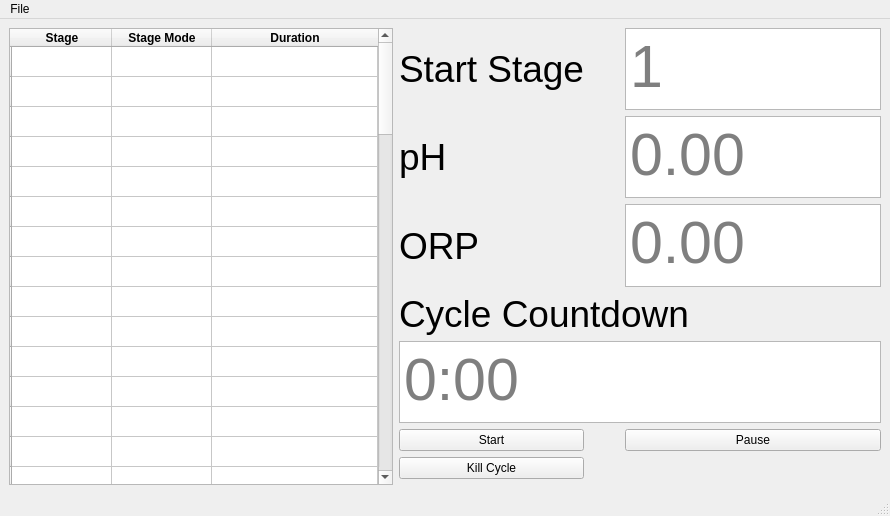
<?xml version="1.0" encoding="UTF-8"?>
<ui version="4.0">
 <class>MainWindow</class>
 <widget class="QMainWindow" name="MainWindow">
  <property name="geometry">
   <rect>
    <x>0</x>
    <y>0</y>
    <width>890</width>
    <height>516</height>
   </rect>
  </property>
  <property name="windowTitle">
   <string>MainWindow</string>
  </property>
  <widget class="QWidget" name="centralwidget">
   <property name="enabled">
    <bool>true</bool>
   </property>
   <property name="layoutDirection">
    <enum>Qt::LeftToRight</enum>
   </property>
   <layout class="QGridLayout" name="gridLayout">
    <item row="1" column="2">
     <widget class="QLabel" name="phLabel">
      <property name="font">
       <font>
        <pointsize>28</pointsize>
       </font>
      </property>
      <property name="text">
       <string>pH </string>
      </property>
     </widget>
    </item>
    <item row="3" column="2" colspan="4">
     <widget class="QLabel" name="CycleCountDownLabel">
      <property name="font">
       <font>
        <pointsize>28</pointsize>
       </font>
      </property>
      <property name="text">
       <string>Cycle Countdown</string>
      </property>
     </widget>
    </item>
    <item row="2" column="4" colspan="2">
     <widget class="QTextBrowser" name="orpTextBrowser">
      <property name="font">
       <font>
        <pointsize>44</pointsize>
       </font>
      </property>
      <property name="placeholderText">
       <string>0.00</string>
      </property>
     </widget>
    </item>
    <item row="4" column="2" colspan="4">
     <widget class="QTextBrowser" name="TimeTextBrowser">
      <property name="font">
       <font>
        <pointsize>44</pointsize>
       </font>
      </property>
      <property name="tabletTracking">
       <bool>true</bool>
      </property>
      <property name="layoutDirection">
       <enum>Qt::RightToLeft</enum>
      </property>
      <property name="midLineWidth">
       <number>0</number>
      </property>
      <property name="tabChangesFocus">
       <bool>false</bool>
      </property>
      <property name="placeholderText">
       <string>0:00</string>
      </property>
     </widget>
    </item>
    <item row="0" column="2">
     <widget class="QLabel" name="StartStageLabel">
      <property name="font">
       <font>
        <pointsize>28</pointsize>
       </font>
      </property>
      <property name="text">
       <string>Start Stage</string>
      </property>
     </widget>
    </item>
    <item row="0" column="1" rowspan="8">
     <widget class="QTableWidget" name="tableWidget">
      <property name="font">
       <font>
        <weight>75</weight>
        <bold>true</bold>
       </font>
      </property>
      <property name="layoutDirection">
       <enum>Qt::LeftToRight</enum>
      </property>
      <property name="sizeAdjustPolicy">
       <enum>QAbstractScrollArea::AdjustToContents</enum>
      </property>
      <property name="showGrid">
       <bool>true</bool>
      </property>
      <property name="gridStyle">
       <enum>Qt::SolidLine</enum>
      </property>
      <property name="sortingEnabled">
       <bool>false</bool>
      </property>
      <attribute name="horizontalHeaderVisible">
       <bool>true</bool>
      </attribute>
      <attribute name="horizontalHeaderCascadingSectionResizes">
       <bool>true</bool>
      </attribute>
      <attribute name="horizontalHeaderStretchLastSection">
       <bool>true</bool>
      </attribute>
      <attribute name="verticalHeaderCascadingSectionResizes">
       <bool>true</bool>
      </attribute>
      <attribute name="verticalHeaderStretchLastSection">
       <bool>true</bool>
      </attribute>
      <row>
       <property name="text">
        <string/>
       </property>
      </row>
      <row>
       <property name="text">
        <string/>
       </property>
      </row>
      <row>
       <property name="text">
        <string/>
       </property>
      </row>
      <row>
       <property name="text">
        <string/>
       </property>
      </row>
      <row>
       <property name="text">
        <string/>
       </property>
      </row>
      <row>
       <property name="text">
        <string/>
       </property>
      </row>
      <row>
       <property name="text">
        <string/>
       </property>
      </row>
      <row>
       <property name="text">
        <string/>
       </property>
      </row>
      <row>
       <property name="text">
        <string/>
       </property>
      </row>
      <row>
       <property name="text">
        <string/>
       </property>
      </row>
      <row>
       <property name="text">
        <string/>
       </property>
      </row>
      <row>
       <property name="text">
        <string/>
       </property>
      </row>
      <row>
       <property name="text">
        <string/>
       </property>
      </row>
      <row>
       <property name="text">
        <string/>
       </property>
      </row>
      <row>
       <property name="text">
        <string/>
       </property>
      </row>
      <row>
       <property name="text">
        <string/>
       </property>
      </row>
      <row>
       <property name="text">
        <string/>
       </property>
      </row>
      <row>
       <property name="text">
        <string/>
       </property>
      </row>
      <row>
       <property name="text">
        <string/>
       </property>
      </row>
      <row>
       <property name="text">
        <string/>
       </property>
      </row>
      <row>
       <property name="text">
        <string/>
       </property>
      </row>
      <row>
       <property name="text">
        <string/>
       </property>
      </row>
      <row>
       <property name="text">
        <string/>
       </property>
      </row>
      <row>
       <property name="text">
        <string/>
       </property>
      </row>
      <row>
       <property name="text">
        <string/>
       </property>
      </row>
      <row>
       <property name="text">
        <string/>
       </property>
      </row>
      <row>
       <property name="text">
        <string/>
       </property>
      </row>
      <row>
       <property name="text">
        <string/>
       </property>
      </row>
      <row>
       <property name="text">
        <string/>
       </property>
      </row>
      <row>
       <property name="text">
        <string/>
       </property>
      </row>
      <row>
       <property name="text">
        <string/>
       </property>
      </row>
      <row>
       <property name="text">
        <string/>
       </property>
      </row>
      <row>
       <property name="text">
        <string/>
       </property>
      </row>
      <row>
       <property name="text">
        <string/>
       </property>
      </row>
      <row>
       <property name="text">
        <string/>
       </property>
      </row>
      <row>
       <property name="text">
        <string/>
       </property>
      </row>
      <row>
       <property name="text">
        <string/>
       </property>
      </row>
      <row>
       <property name="text">
        <string/>
       </property>
      </row>
      <row>
       <property name="text">
        <string/>
       </property>
      </row>
      <row>
       <property name="text">
        <string/>
       </property>
      </row>
      <row>
       <property name="text">
        <string/>
       </property>
      </row>
      <row>
       <property name="text">
        <string/>
       </property>
      </row>
      <row>
       <property name="text">
        <string/>
       </property>
      </row>
      <row>
       <property name="text">
        <string/>
       </property>
      </row>
      <row>
       <property name="text">
        <string/>
       </property>
      </row>
      <row>
       <property name="text">
        <string/>
       </property>
      </row>
      <row>
       <property name="text">
        <string/>
       </property>
      </row>
      <row>
       <property name="text">
        <string/>
       </property>
      </row>
      <row>
       <property name="text">
        <string/>
       </property>
      </row>
      <row>
       <property name="text">
        <string/>
       </property>
      </row>
      <row>
       <property name="text">
        <string/>
       </property>
      </row>
      <row>
       <property name="text">
        <string/>
       </property>
      </row>
      <row>
       <property name="text">
        <string/>
       </property>
      </row>
      <row>
       <property name="text">
        <string/>
       </property>
      </row>
      <row>
       <property name="text">
        <string/>
       </property>
      </row>
      <row>
       <property name="text">
        <string/>
       </property>
      </row>
      <row>
       <property name="text">
        <string/>
       </property>
      </row>
      <row>
       <property name="text">
        <string/>
       </property>
      </row>
      <row>
       <property name="text">
        <string/>
       </property>
      </row>
      <row>
       <property name="text">
        <string/>
       </property>
      </row>
      <row>
       <property name="text">
        <string/>
       </property>
      </row>
      <row>
       <property name="text">
        <string/>
       </property>
      </row>
      <row>
       <property name="text">
        <string/>
       </property>
      </row>
      <row>
       <property name="text">
        <string/>
       </property>
      </row>
      <row>
       <property name="text">
        <string/>
       </property>
      </row>
      <column>
       <property name="text">
        <string>Stage</string>
       </property>
      </column>
      <column>
       <property name="text">
        <string>Stage Mode</string>
       </property>
      </column>
      <column>
       <property name="text">
        <string>Duration</string>
       </property>
      </column>
     </widget>
    </item>
    <item row="2" column="2">
     <widget class="QLabel" name="orpLabel">
      <property name="font">
       <font>
        <pointsize>28</pointsize>
       </font>
      </property>
      <property name="text">
       <string>ORP</string>
      </property>
     </widget>
    </item>
    <item row="1" column="4" colspan="2">
     <widget class="QTextBrowser" name="phTextBrowser">
      <property name="font">
       <font>
        <pointsize>44</pointsize>
       </font>
      </property>
      <property name="placeholderText">
       <string>0.00</string>
      </property>
     </widget>
    </item>
    <item row="0" column="4" colspan="2">
     <widget class="QTextEdit" name="startStageTextEdit">
      <property name="font">
       <font>
        <pointsize>44</pointsize>
       </font>
      </property>
      <property name="placeholderText">
       <string>1</string>
      </property>
     </widget>
    </item>
    <item row="5" column="2">
     <widget class="QPushButton" name="startButton">
      <property name="palette">
       <palette>
        <active>
         <colorrole role="Button">
          <brush brushstyle="SolidPattern">
           <color alpha="255">
            <red>240</red>
            <green>240</green>
            <blue>240</blue>
           </color>
          </brush>
         </colorrole>
        </active>
        <inactive>
         <colorrole role="Button">
          <brush brushstyle="SolidPattern">
           <color alpha="255">
            <red>240</red>
            <green>240</green>
            <blue>240</blue>
           </color>
          </brush>
         </colorrole>
        </inactive>
        <disabled>
         <colorrole role="Button">
          <brush brushstyle="SolidPattern">
           <color alpha="255">
            <red>240</red>
            <green>240</green>
            <blue>240</blue>
           </color>
          </brush>
         </colorrole>
        </disabled>
       </palette>
      </property>
      <property name="autoFillBackground">
       <bool>false</bool>
      </property>
      <property name="text">
       <string>Start</string>
      </property>
     </widget>
    </item>
    <item row="5" column="4" colspan="2">
     <widget class="QPushButton" name="PauseButton">
      <property name="text">
       <string>Pause</string>
      </property>
     </widget>
    </item>
    <item row="6" column="2">
     <widget class="QPushButton" name="killCycleButton">
      <property name="text">
       <string>Kill Cycle</string>
      </property>
     </widget>
    </item>
   </layout>
  </widget>
  <widget class="QMenuBar" name="menubar">
   <property name="geometry">
    <rect>
     <x>0</x>
     <y>0</y>
     <width>890</width>
     <height>22</height>
    </rect>
   </property>
   <widget class="QMenu" name="menuFile">
    <property name="title">
     <string>File</string>
    </property>
    <addaction name="saveAction"/>
    <addaction name="loadAction"/>
   </widget>
   <addaction name="menuFile"/>
  </widget>
  <widget class="QStatusBar" name="statusbar"/>
  <action name="saveAction">
   <property name="text">
    <string>Save</string>
   </property>
  </action>
  <action name="loadAction">
   <property name="text">
    <string>Load</string>
   </property>
  </action>
 </widget>
 <resources/>
 <connections/>
</ui>
